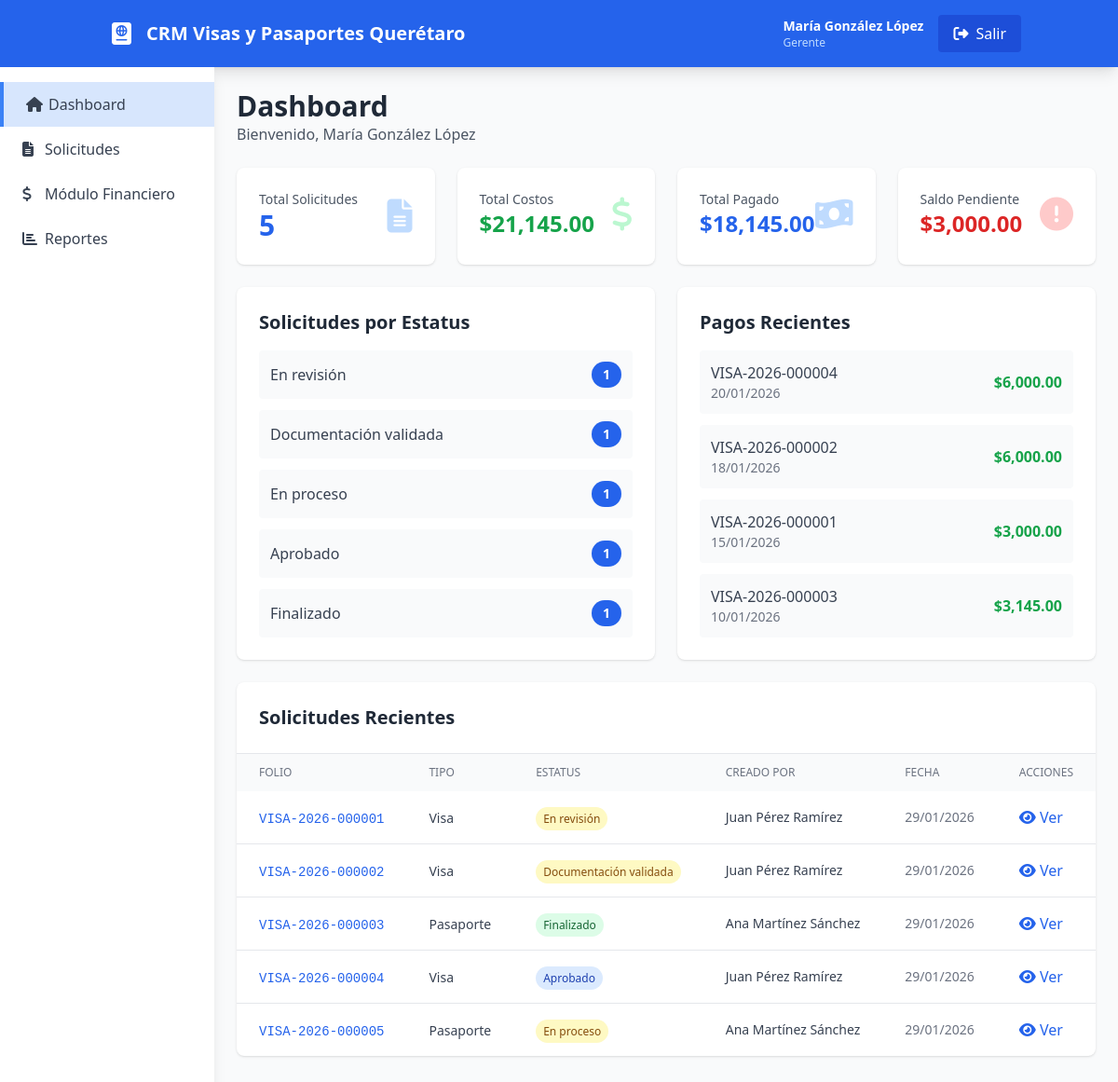
/dashboard (signed in), run on the app's committed database.
### tables this page shows
CREATE TABLE `payments` (
  `id` int(11) NOT NULL AUTO_INCREMENT,
  `application_id` int(11) NOT NULL,
  `amount` decimal(10,2) NOT NULL,
  `payment_method` varchar(50) NOT NULL COMMENT 'Efectivo, Transferencia, Tarjeta, PayPal',
  `reference` varchar(100) DEFAULT NULL,
  `notes` text,
  `registered_by` int(11) NOT NULL,
  `payment_date` date NOT NULL,
  `created_at` timestamp NOT NULL DEFAULT CURRENT_TIMESTAMP,
  PRIMARY KEY (`id`),
  KEY `application_id` (`application_id`),
  KEY `registered_by` (`registered_by`),
  CONSTRAINT `payments_ibfk_1` FOREIGN KEY (`application_id`) REFERENCES `applications` (`id`) ON DELETE CASCADE,
  CONSTRAINT `payments_ibfk_2` FOREIGN KEY (`registered_by`) REFERENCES `users` (`id`)
);

CREATE TABLE `applications` (
  `id` int(11) NOT NULL AUTO_INCREMENT,
  `folio` varchar(50) NOT NULL COMMENT 'VISA-YYYY-NNNNNN',
  `form_id` int(11) NOT NULL,
  `form_version` int(11) NOT NULL,
  `type` enum('Visa','Pasaporte') NOT NULL,
  `subtype` varchar(50) DEFAULT NULL,
  `status` enum('Creado','En revisión','Información incompleta','Documentación validada','En proceso','Aprobado','Rechazado','Finalizado') DEFAULT 'Creado',
  `data_json` longtext NOT NULL COMMENT 'Datos del formulario en JSON',
  `created_by` int(11) NOT NULL,
  `created_at` timestamp NOT NULL DEFAULT CURRENT_TIMESTAMP,
  `updated_at` timestamp NOT NULL DEFAULT CURRENT_TIMESTAMP ON UPDATE CURRENT_TIMESTAMP,
  PRIMARY KEY (`id`),
  UNIQUE KEY `folio` (`folio`),
  KEY `form_id` (`form_id`),
  KEY `created_by` (`created_by`),
  KEY `status` (`status`),
  CONSTRAINT `applications_ibfk_1` FOREIGN KEY (`form_id`) REFERENCES `forms` (`id`),
  CONSTRAINT `applications_ibfk_2` FOREIGN KEY (`created_by`) REFERENCES `users` (`id`)
);

CREATE TABLE `users` (
  `id` int(11) NOT NULL AUTO_INCREMENT,
  `username` varchar(50) NOT NULL,
  `email` varchar(100) NOT NULL,
  `password` varchar(255) NOT NULL,
  `full_name` varchar(100) NOT NULL,
  `role` enum('Administrador','Gerente','Asesor') NOT NULL,
  `phone` varchar(20) DEFAULT NULL,
  `is_active` tinyint(1) DEFAULT 1,
  `created_at` timestamp NOT NULL DEFAULT CURRENT_TIMESTAMP,
  `updated_at` timestamp NOT NULL DEFAULT CURRENT_TIMESTAMP ON UPDATE CURRENT_TIMESTAMP,
  PRIMARY KEY (`id`),
  UNIQUE KEY `username` (`username`),
  UNIQUE KEY `email` (`email`)
);

### app/controllers/BaseController.php (called while the page is built, shortened)
<?php
require_once ROOT_PATH . '/config/database.php';
class BaseController {
    public function __construct() {
        $this->db = Database::getInstance()->getConnection();
    }
    protected function view($viewName, $data = []) {
        extract($data);
        $viewFile = ROOT_PATH . '/app/views/' . $viewName . '.php';
        require_once $viewFile;
    }
}

### app/controllers/DashboardController.php (called while the page is built, shortened)
<?php
require_once ROOT_PATH . '/app/controllers/BaseController.php';
class DashboardController extends BaseController {
    public function index() {
        $role = $this->getUserRole();
        $userId = $_SESSION['user_id'];
        $stats = [];
        try {
            if ($role === ROLE_ASESOR) {
                $stmt = $this->db->prepare("
                    SELECT COUNT(*) as total FROM applications
                    WHERE created_by = ? AND status != ?
                ");
                $stmt->execute([$userId, STATUS_FINALIZADO]);
            } else {
                $stmt = $this->db->query("SELECT COUNT(*) as total FROM applications");
            }
            $stats['total_applications'] = $stmt->fetch()['total'];
            if ($role === ROLE_ASESOR) {
                $stmt = $this->db->prepare("
                    SELECT status, COUNT(*) as count
                    FROM applications
                    WHERE created_by = ? AND status != ?
                    GROUP BY status
                ");
                $stmt->execute([$userId, STATUS_FINALIZADO]);
            } else {
                $stmt = $this->db->query("
                    SELECT status, COUNT(*) as count
                    FROM applications
                    GROUP BY status
                ");
            }
            $stats['by_status'] = $stmt->fetchAll();
            if ($role === ROLE_ASESOR) {
                $stmt = $this->db->prepare("
                    SELECT a.*, u.full_name as creator_name
                    FROM applications a
                    LEFT JOIN users u ON a.created_by = u.id
                    WHERE a.created_by = ? AND a.status != ?
                    ORDER BY a.created_at DESC
                    LIMIT 10
                ");
                $stmt->execute([$userId, STATUS_FINALIZADO]);
            } else {
                $stmt = $this->db->query("
                    SELECT a.*, u.full_name as creator_name
                    FROM applications a
                    LEFT JOIN users u ON a.created_by = u.id
                    ORDER BY a.created_at DESC
                    LIMIT 10
                ");
            }
            $stats['recent_applications'] = $stmt->fetchAll();
            if ($this->canAccessFinancial()) {
                $stmt = $this->db->query("
                    SELECT
                        SUM(total_costs) as total_costs,
                        SUM(total_paid) as total_paid,
                        SUM(balance) as total_balance
                    FROM financial_status
                ");
                $stats['financial'] = $stmt->fetch();
                $stmt = $this->db->query("
                    SELECT p.*, a.folio
                    FROM payments p
                    LEFT JOIN applications a ON p.application_id = a.id
                    ORDER BY p.payment_date DESC
                    LIMIT 5
                ");
                $stats['recent_payments'] = $stmt->fetchAll();
            }
        } catch (PDOException $e) {
            error_log("Error en dashboard: " . $e->getMessage());
            $_SESSION['error'] = 'Error al cargar estadísticas';
        }
        $this->view('dashboard/index', ['stats' => $stats]);
    }
}

### public/index.php (called while the page is built, shortened)
<?php
require_once __DIR__ . '/../config/database.php';
$router = new Router();
$uri = parse_url($_SERVER['REQUEST_URI'], PHP_URL_PATH);
$uri = '/' . trim($uri, '/');
$router->dispatch($uri);

### config/database.php (called while the page is built, shortened)
<?php
class Database {
    private static $instance = null;
    private $connection;
    private function __construct() {
        try {
            $dsn = "mysql:host=" . DB_HOST . ";dbname=" . DB_NAME . ";charset=" . DB_CHARSET;
            $options = [
                PDO::ATTR_ERRMODE => PDO::ERRMODE_EXCEPTION,
                PDO::ATTR_DEFAULT_FETCH_MODE => PDO::FETCH_ASSOC,
                PDO::ATTR_EMULATE_PREPARES => false,
            ];
            $this->connection = new PDO($dsn, DB_USER, DB_PASS, $options);
        } catch (PDOException $e) {
            error_log("Error de conexión: " . $e->getMessage());
            die("Error de conexión a la base de datos. Por favor, verifique la configuración.");
        }
    }
    public static function getInstance() {
        if (self::$instance === null) {
            self::$instance = new self();
        }
        return self::$instance;
    }
    public function getConnection() {
        return $this->connection;
    }
}

### app/views/dashboard/index.php (the view, shortened to what this page needs)
<div class="mb-6">
    <h2 class="text-3xl font-bold text-gray-800">Dashboard</h2>
    <p class="text-gray-600">Bienvenido, <?= $_SESSION['user_name'] ?></p>
</div>
<div class="grid grid-cols-1 md:grid-cols-2 lg:grid-cols-4 gap-6 mb-6">
    <div class="bg-white rounded-lg shadow p-6">
        <div class="flex items-center justify-between">
            <div>
                <p class="text-gray-600 text-sm">Total Solicitudes</p>
                <p class="text-3xl font-bold text-blue-600"><?= $stats['total_applications'] ?? 0 ?></p>
            </div>
            <i class="fas fa-file-alt text-4xl text-blue-200"></i>
        </div>
    </div>
    <?php if (isset($stats['financial'])): ?>
    <div class="bg-white rounded-lg shadow p-6">
        <div class="flex items-center justify-between">
            <div>
                <p class="text-gray-600 text-sm">Total Costos</p>
                <p class="text-2xl font-bold text-green-600">$<?= number_format($stats['financial']['total_costs'] ?? 0, 2) ?></p>
            </div>
            <i class="fas fa-dollar-sign text-4xl text-green-200"></i>
        </div>
    </div>
    <div class="bg-white rounded-lg shadow p-6">
        <div class="flex items-center justify-between">
            <div>
                <p class="text-gray-600 text-sm">Total Pagado</p>
                <p class="text-2xl font-bold text-blue-600">$<?= number_format($stats['financial']['total_paid'] ?? 0, 2) ?></p>
            </div>
            <i class="fas fa-money-bill-wave text-4xl text-blue-200"></i>
        </div>
    </div>
    <div class="bg-white rounded-lg shadow p-6">
        <div class="flex items-center justify-between">
            <div>
                <p class="text-gray-600 text-sm">Saldo Pendiente</p>
                <p class="text-2xl font-bold text-red-600">$<?= number_format($stats['financial']['total_balance'] ?? 0, 2) ?></p>
            </div>
            <i class="fas fa-exclamation-circle text-4xl text-red-200"></i>
        </div>
    </div>
    <?php endif; ?>
</div>
<div class="grid grid-cols-1 lg:grid-cols-2 gap-6 mb-6">
    <div class="bg-white rounded-lg shadow p-6">
        <h3 class="text-xl font-bold text-gray-800 mb-4">Solicitudes por Estatus</h3>
        <div class="space-y-3">
            <?php foreach ($stats['by_status'] ?? [] as $status): ?>
            <div class="flex items-center justify-between p-3 bg-gray-50 rounded">
                <span class="font-medium text-gray-700"><?= htmlspecialchars($status['status']) ?></span>
                <span class="bg-blue-600 text-white px-3 py-1 rounded-full text-sm font-bold">
                    <?= $status['count'] ?>
                </span>
            </div>
            <?php endforeach; ?>
        </div>
    </div>
    <?php if (isset($stats['recent_payments'])): ?>
    <div class="bg-white rounded-lg shadow p-6">
        <h3 class="text-xl font-bold text-gray-800 mb-4">Pagos Recientes</h3>
        <div class="space-y-3">
            <?php foreach ($stats['recent_payments'] ?? [] as $payment): ?>
            <div class="flex items-center justify-between p-3 bg-gray-50 rounded">
                <div>
                    <p class="font-medium text-gray-700"><?= htmlspecialchars($payment['folio']) ?></p>
                    <p class="text-sm text-gray-500"><?= date('d/m/Y', strtotime($payment['payment_date'])) ?></p>
                </div>
                <span class="text-green-600 font-bold">
                    $<?= number_format($payment['amount'], 2) ?>
                </span>
            </div>
            <?php endforeach; ?>
        </div>
    </div>
    <?php endif; ?>
</div>
<div class="bg-white rounded-lg shadow">
    <div class="p-6 border-b border-gray-200">
        <h3 class="text-xl font-bold text-gray-800">Solicitudes Recientes</h3>
    </div>
    <div class="overflow-x-auto">
        <table class="w-full">
            <thead class="bg-gray-50">
                <tr>
                    <th class="px-6 py-3 text-left text-xs font-medium text-gray-500 uppercase">Folio</th>
                    <th class="px-6 py-3 text-left text-xs font-medium text-gray-500 uppercase">Tipo</th>
                    <th class="px-6 py-3 text-left text-xs font-medium text-gray-500 uppercase">Estatus</th>
                    <th class="px-6 py-3 text-left text-xs font-medium text-gray-500 uppercase">Creado por</th>
                    <th class="px-6 py-3 text-left text-xs font-medium text-gray-500 uppercase">Fecha</th>
                    <th class="px-6 py-3 text-left text-xs font-medium text-gray-500 uppercase">Acciones</th>
                </tr>
            </thead>
            <tbody class="divide-y divide-gray-200">
                <?php foreach ($stats['recent_applications'] ?? [] as $app): ?>
                <tr class="hover:bg-gray-50">
                    <td class="px-6 py-4 whitespace-nowrap">
                        <span class="font-mono text-sm text-blue-600"><?= htmlspecialchars($app['folio']) ?></span>
                    </td>
                    <td class="px-6 py-4 whitespace-nowrap">
                        <span class="text-sm text-gray-700"><?= htmlspecialchars($app['type']) ?></span>
                    </td>
                    <td class="px-6 py-4 whitespace-nowrap">
                        <span class="px-2 py-1 text-xs rounded-full <?=
                            $app['status'] === STATUS_FINALIZADO ? 'bg-green-100 text-green-800' :
                            ($app['status'] === STATUS_APROBADO ? 'bg-blue-100 text-blue-800' :
                            ($app['status'] === STATUS_RECHAZADO ? 'bg-red-100 text-red-800' : 'bg-yellow-100 text-yellow-800'))
                        ?>">
                            <?= htmlspecialchars($app['status']) ?>
                        </span>
                    </td>
                    <td class="px-6 py-4 whitespace-nowrap text-sm text-gray-700">
                        <?= htmlspecialchars($app['creator_name']) ?>
                    </td>
                    <td class="px-6 py-4 whitespace-nowrap text-sm text-gray-500">
                        <?= date('d/m/Y', strtotime($app['created_at'])) ?>
                    </td>
                    <td class="px-6 py-4 whitespace-nowrap">
                        <a href="<?= BASE_URL ?>/solicitudes/ver/<?= $app['id'] ?>"
                           class="text-blue-600 hover:text-blue-800">
                            <i class="fas fa-eye"></i> Ver
                        </a>
                    </td>
                </tr>
                <?php endforeach; ?>
            </tbody>
        </table>
    </div>
</div>
<?php
require ROOT_PATH . '/app/views/layouts/main.php';
?>

### data on the page
payments: application.folio "VISA-2026-000004", payment_date "20/01/2026", amount "6,000.00"
payments: application.folio "VISA-2026-000002", payment_date "18/01/2026", amount "6,000.00"
payments: application.folio "VISA-2026-000001", payment_date "15/01/2026", amount "3,000.00"
payments: application.folio "VISA-2026-000003", payment_date "10/01/2026", amount "3,145.00"
applications: folio "VISA-2026-000001", type "Visa", status "En revisión", created_by.full_name "Juan Pérez Ramírez", created_at "29/01/2026"
applications: folio "VISA-2026-000002", type "Visa", status "Documentación validada", created_by.full_name "Juan Pérez Ramírez", created_at "29/01/2026"
applications: folio "VISA-2026-000003", type "Pasaporte", status "Finalizado", created_by.full_name "Ana Martínez Sánchez", created_at "29/01/2026"
applications: folio "VISA-2026-000004", type "Visa", status "Aprobado", created_by.full_name "Juan Pérez Ramírez", created_at "29/01/2026"
applications: folio "VISA-2026-000005", type "Pasaporte", status "En proceso", created_by.full_name "Ana Martínez Sánchez", created_at "29/01/2026"

### other printed values
getSiteName() "CRM Visas y Pasaportes Querétaro"
$_SESSION['user_name'] "María González López"
$_SESSION['user_role'] "Gerente"
$stats['total_applications'] "5"
$stats['financial']['total_costs'] "21,145.00"
$stats['financial']['total_paid'] "18,145.00"
$stats['financial']['total_balance'] "3,000.00"
$status['status'] "En revisión"
$status['count'] "1"
$status['status'] "Documentación validada"
$status['status'] "En proceso"
$status['status'] "Aprobado"
$status['status'] "Finalizado"
